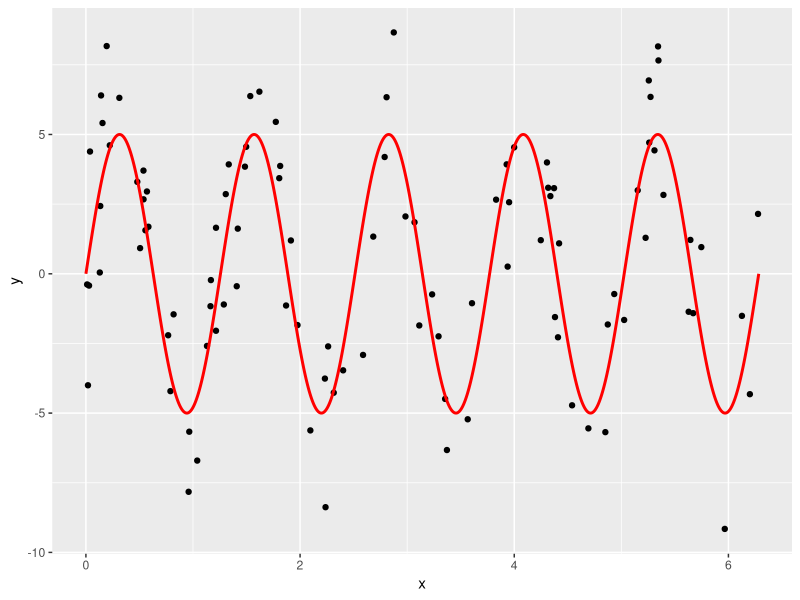

The R source for this figure: (Note: a time limit stopped this script after it produced the figure.)
# Setup -------------------------------------------------------------------
library(tidyverse)
library(broom)

# Let these be:
# -true function f(x) for a one-dimensional predictor x
# -the standard deviation of the true epsilon i.e. the noise
f <- function(x) {
  5*sin(5*x)
}
sigma <- 2

# This function generates a random sample. Random in terms of both
# -the predictor x
# -the amount of noise eps
generate_sample <- function(f, sample_size, sigma) {
  data_frame(
    x = runif(n = sample_size, min = 0, max = 2*pi),
    f_x = f(x),
    eps = rnorm(n = sample_size, mean = 0, sd = sigma),
    y = f_x + eps
  )
}

# Generate Training Data via Sampling -------------------------------------
# We observe points (x,y). Here we are pretending to know the exact break down 
# of y into f(x) and eps:
train_data <- generate_sample(f, sample_size = 100, sigma = sigma) %>%
  dplyr::select(x, y)

# The true model f(x) is in red:
ggplot(train_data, aes(x=x)) +
  geom_point(aes(y=y)) +
  stat_function(data=data_frame(x=c(0,2*pi)), aes(x=x), fun=f, col="red", n=1000, size=1)

# Compute MSE, Bias^2, Variance for Range of df --------------------------

# Number of simuations to average the behavior of f_hat = y_hat over
n_sim <- 10000
# Sample size of each training data
sample_size <- 200
# Value of x for test data
x0 <- 0.5
# Vector of different degrees of freedom to try:
df_vector <- c(3:99)

true_vals <- matrix(ncol = 6, nrow = length(df_vector))

# Do your work here. You'll need a "pull back the curtain" moment at some point:
for(j in df_vector[1]:df_vector[length(df_vector)]){
  
  predictions <- rep(0, n_sim)
  
  for(i in 1:n_sim){
    train_data <- generate_sample(f, 500, sigma=sigma) %>%
      dplyr::select(x,y)
    test_data <- data_frame(x=x0)
    model <- smooth.spline(train_data$x, train_data$y, df = j)
    predictions[i] <- predict(model, x = test_data$x)$y
  }
  
  truth <- data_frame(
    x = rep(x0, n_sim),
    f_x = f(x),
    eps = rnorm(n = n_sim, mean = 0, sd = sigma),
    y = f_x + eps
  ) %>%
    mutate(y_hat=predictions) %>%
    summarise(
      MSE = mean((y-y_hat)^2),
      bias_squared = mean((f_x-y_hat))^2,
      var = var(y_hat)
    ) %>%
    mutate(
      irreducible = sigma^2,
      sum = bias_squared + var + irreducible,
      df = j
    )
  
  true_vals[j,] <- as.matrix(truth)
  
  if(j %% 1 == 0){
    print(j)
  }
}

results <- true_vals %>%
  tbl_df() %>%
  rename(MSE = V1,
         bias_squared = V2,
         variance = V3,
         irreducible = V4,
         sum = V5, 
         df = V6)
  

# Convert to tidy data format (rows=observations, cols=variables) using
# tidyr::gather
results_tidy <- results %>% 
  tidyr::gather(type, value, -df)

# I don't have df = 98 or 99

# Plots -------------------------------------------------------

# Plot bias_squared vs variance (on log vs log scale)
bias_sq_vs_var_plot <- 
  ggplot(results, aes(x=bias_squared, y=variance)) +
  geom_text(aes(label=df)) +
  scale_y_log10() +
  scale_x_log10()
bias_sq_vs_var_plot
ggsave(file="PS05_Ben_Czekanski_bias_sq_vs_var.pdf", plot=bias_sq_vs_var_plot, width = 6, height=4)

# Plot MSE, bias_squared, variance
MSE_plot <- 
  ggplot(results_tidy, aes(x=df, y=value, col=type)) +
  geom_line()
MSE_plot
ggsave(file="PS05_Ben_Czekanski_MSE.pdf", plot=MSE_plot, width = 6, height=4)
